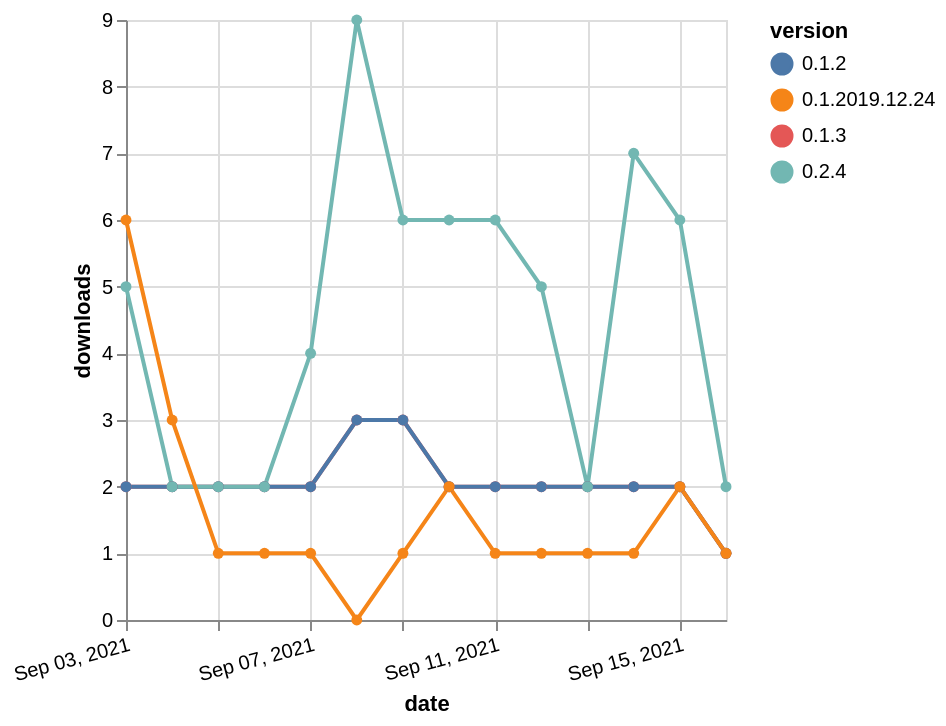

Vega-Lite specification stored for this chart:
### Vega-Lite specification from a JSON file in a GitHub repository (floating-point values rounded to 4 significant figures)
{"$schema": "https://vega.github.io/schema/vega-lite/v5.json", "description": "A simple bar chart with embedded data.", "data": {"values": [{"date": "2021-09-03", "total": 2548, "delta": 2, "version": "0.1.3"}, {"date": "2021-09-04", "total": 2550, "delta": 2, "version": "0.1.3"}, {"date": "2021-09-05", "total": 2552, "delta": 2, "version": "0.1.3"}, {"date": "2021-09-06", "total": 2554, "delta": 2, "version": "0.1.3"}, {"date": "2021-09-07", "total": 2556, "delta": 2, "version": "0.1.3"}, {"date": "2021-09-08", "total": 2559, "delta": 3, "version": "0.1.3"}, {"date": "2021-09-09", "total": 2562, "delta": 3, "version": "0.1.3"}, {"date": "2021-09-10", "total": 2564, "delta": 2, "version": "0.1.3"}, {"date": "2021-09-11", "total": 2566, "delta": 2, "version": "0.1.3"}, {"date": "2021-09-12", "total": 2568, "delta": 2, "version": "0.1.3"}, {"date": "2021-09-13", "total": 2570, "delta": 2, "version": "0.1.3"}, {"date": "2021-09-14", "total": 2572, "delta": 2, "version": "0.1.3"}, {"date": "2021-09-15", "total": 2574, "delta": 2, "version": "0.1.3"}, {"date": "2021-09-16", "total": 2575, "delta": 1, "version": "0.1.3"}, {"date": "2021-09-03", "total": 3400, "delta": 2, "version": "0.1.2"}, {"date": "2021-09-04", "total": 3402, "delta": 2, "version": "0.1.2"}, {"date": "2021-09-05", "total": 3404, "delta": 2, "version": "0.1.2"}, {"date": "2021-09-06", "total": 3406, "delta": 2, "version": "0.1.2"}, {"date": "2021-09-07", "total": 3408, "delta": 2, "version": "0.1.2"}, {"date": "2021-09-08", "total": 3411, "delta": 3, "version": "0.1.2"}, {"date": "2021-09-09", "total": 3414, "delta": 3, "version": "0.1.2"}, {"date": "2021-09-10", "total": 3416, "delta": 2, "version": "0.1.2"}, {"date": "2021-09-11", "total": 3418, "delta": 2, "version": "0.1.2"}, {"date": "2021-09-12", "total": 3420, "delta": 2, "version": "0.1.2"}, {"date": "2021-09-13", "total": 3422, "delta": 2, "version": "0.1.2"}, {"date": "2021-09-14", "total": 3424, "delta": 2, "version": "0.1.2"}, {"date": "2021-09-15", "total": 3426, "delta": 2, "version": "0.1.2"}, {"date": "2021-09-16", "total": 3427, "delta": 1, "version": "0.1.2"}, {"date": "2021-09-03", "total": 4252, "delta": 5, "version": "0.2.4"}, {"date": "2021-09-04", "total": 4254, "delta": 2, "version": "0.2.4"}, {"date": "2021-09-05", "total": 4256, "delta": 2, "version": "0.2.4"}, {"date": "2021-09-06", "total": 4258, "delta": 2, "version": "0.2.4"}, {"date": "2021-09-07", "total": 4262, "delta": 4, "version": "0.2.4"}, {"date": "2021-09-08", "total": 4271, "delta": 9, "version": "0.2.4"}, {"date": "2021-09-09", "total": 4277, "delta": 6, "version": "0.2.4"}, {"date": "2021-09-10", "total": 4283, "delta": 6, "version": "0.2.4"}, {"date": "2021-09-11", "total": 4289, "delta": 6, "version": "0.2.4"}, {"date": "2021-09-12", "total": 4294, "delta": 5, "version": "0.2.4"}, {"date": "2021-09-13", "total": 4296, "delta": 2, "version": "0.2.4"}, {"date": "2021-09-14", "total": 4303, "delta": 7, "version": "0.2.4"}, {"date": "2021-09-15", "total": 4309, "delta": 6, "version": "0.2.4"}, {"date": "2021-09-16", "total": 4311, "delta": 2, "version": "0.2.4"}, {"date": "2021-09-03", "total": 1513, "delta": 6, "version": "0.1.2019.12.24"}, {"date": "2021-09-04", "total": 1516, "delta": 3, "version": "0.1.2019.12.24"}, {"date": "2021-09-05", "total": 1517, "delta": 1, "version": "0.1.2019.12.24"}, {"date": "2021-09-06", "total": 1518, "delta": 1, "version": "0.1.2019.12.24"}, {"date": "2021-09-07", "total": 1519, "delta": 1, "version": "0.1.2019.12.24"}, {"date": "2021-09-08", "total": 1519, "delta": 0, "version": "0.1.2019.12.24"}, {"date": "2021-09-09", "total": 1520, "delta": 1, "version": "0.1.2019.12.24"}, {"date": "2021-09-10", "total": 1522, "delta": 2, "version": "0.1.2019.12.24"}, {"date": "2021-09-11", "total": 1523, "delta": 1, "version": "0.1.2019.12.24"}, {"date": "2021-09-12", "total": 1524, "delta": 1, "version": "0.1.2019.12.24"}, {"date": "2021-09-13", "total": 1525, "delta": 1, "version": "0.1.2019.12.24"}, {"date": "2021-09-14", "total": 1526, "delta": 1, "version": "0.1.2019.12.24"}, {"date": "2021-09-15", "total": 1528, "delta": 2, "version": "0.1.2019.12.24"}, {"date": "2021-09-16", "total": 1529, "delta": 1, "version": "0.1.2019.12.24"}]}, "width": "container", "mark": {"type": "line", "point": {"filled": true}}, "encoding": {"x": {"field": "date", "type": "temporal", "timeUnit": "yearmonthdate", "title": "date", "axis": {"labelAngle": -15}}, "y": {"field": "delta", "type": "quantitative", "title": "downloads"}, "color": {"field": "version", "type": "nominal"}, "tooltip": {"field": "delta"}}}
